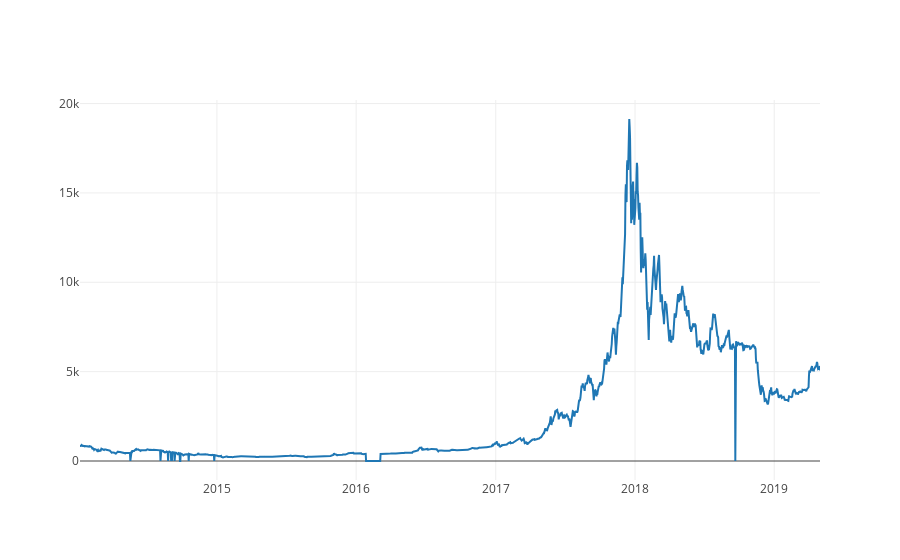

The notebook cell saved with this chart:
### Code cell
# Chart the BTC pricing data using plolty

btc_trace = go.Scatter(x=exchange_data['KRAKEN'].index, y=exchange_data['KRAKEN']['Weighted Price'])
py.iplot([btc_trace])

### Figure 1 — Plotly figure (JSON) as saved in the notebook; plotly's stock layout.template omitted (floating-point values rounded to 4 significant figures; data arrays with more than 128 entries replaced by an {"elided": "..."} marker saying what was removed)
{"data": [{"type": "scatter", "x": {"elided": "1941 str values"}, "y": {"elided": "1941 float values"}}], "layout": {}}
